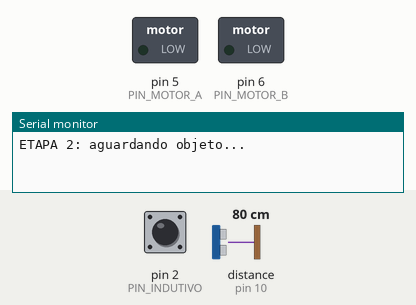
Bench run of a sketch on a simulated Arduino Uno, built with avr-gcc and run on an emulated ATmega328P. On the bench: switched loads named in the sketch (green lamp = pin HIGH), the last lines printed to the serial monitor. Wiring (inferred from the names in the program): ultrasonic range finder: trigger pin 9; echo pin 10. The test bench sets the inputs (shaded band); at power-on: distance to the obstacle (sensor on pin 10) 80 cm, pin 2 (PIN_INDUTIVO) HIGH. The echo pulse lasts 58.3 µs per cm; pins used as bus, display or sensor lines are not drawn.

Above: at 1.2 s.
1.3 s: distance to the obstacle (sensor on pin 10) set to 9 cm
2.8 s: distance to the obstacle (sensor on pin 10) set to 6 cm
At 4.2 s:
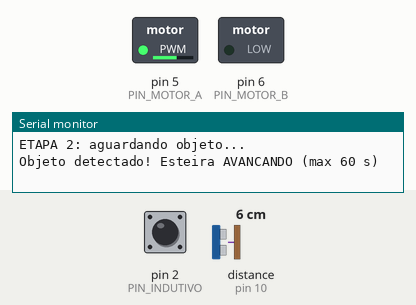
Timing chart, 0 to 5.8 s (numbered marks = the images above; inputs shaded):
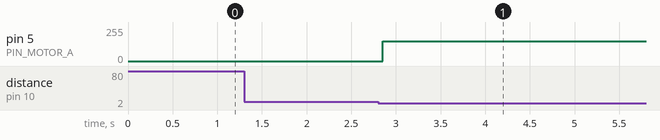

Measured:
- the behaviour switches between 8 and 7 cm on distance to the obstacle (sensor on pin 10) (found by bisection; images 0 and 1)
- after the input at 1.3 s, every drawn part: stays the same
- after the input at 2.8 s, pin 5 (PIN_MOTOR_A): 0/255 → 150/255 after 0.05 s

The sketch:

etapa2_indutivo.ino
```cpp
/*
 * ETAPA 2 - Ultrassônico + Indutivo + Ponte H (HW-095)
 *
 * 1. O HC-SR04 detecta um objeto -> esteira AVANÇA.
 * 2. Enquanto avança, o sensor indutivo vigia a passagem da peça:
 *      - Detectou METAL  -> para um instante e gira para TRÁS por 10 s
 *      - Não detectou    -> esteira continua avançando por 1 minuto e desliga
 * 3. Ao terminar, aguarda a retirada da peça para rearmar.
 *
 * Mesma pinagem do programa principal:
 *   HC-SR04  : TRIG = D9, ECHO = D10
 *   Indutivo : sinal = D2 (INPUT_PULLUP, NPN: LOW = metal detectado)
 *   HW-095   : IN1 = D5 (PWM), IN2 = D6 (PWM)
 *
 * Indutivo NPN: alimente com 12 V, una o GND com o do Arduino e
 * ligue o fio de sinal (preto) em D2. NUNCA ligue o sinal a 12 V.
 *
 * Monitor Serial: 9600 baud
 */

// ---------- Pinos ----------
const uint8_t PIN_TRIG     = 9;
const uint8_t PIN_ECHO     = 10;
const uint8_t PIN_INDUTIVO = 2;
const uint8_t PIN_MOTOR_A  = 5;   // IN1
const uint8_t PIN_MOTOR_B  = 6;   // IN2

// ---------- Parâmetros ----------
const uint8_t       VELOCIDADE        = 150;       // 0-255
const uint16_t      DIST_DETECCAO     = 6;         // cm
const unsigned long TEMPO_AVANCO_MS   = 60000UL;   // 1 minuto
const unsigned long TEMPO_RE_MS       = 10000UL;   // 10 segundos para trás
const uint16_t      PAUSA_INVERSAO_MS = 300;       // pausa antes de inverter o sentido

// ---------- Estados ----------
enum Estado { AGUARDANDO, AVANCANDO, EM_RE, AGUARDA_REMOCAO };
Estado estado = AGUARDANDO;
unsigned long inicioMs = 0;

// ===================== ESTEIRA =====================
void esteiraAvancar() {
  analogWrite(PIN_MOTOR_A, VELOCIDADE);
  analogWrite(PIN_MOTOR_B, 0);
}

void esteiraRe() {
  analogWrite(PIN_MOTOR_A, 0);
  analogWrite(PIN_MOTOR_B, VELOCIDADE);
}

void esteiraParar() {
  analogWrite(PIN_MOTOR_A, 0);
  analogWrite(PIN_MOTOR_B, 0);
}

// ===================== SENSORES =====================
long lerDistanciaCm() {
  digitalWrite(PIN_TRIG, LOW);
  delayMicroseconds(2);
  digitalWrite(PIN_TRIG, HIGH);
  delayMicroseconds(10);
  digitalWrite(PIN_TRIG, LOW);

  long duracao = pulseIn(PIN_ECHO, HIGH, 30000UL);
  if (duracao == 0) return 999;
  return duracao / 58;
}

// 3 leituras seguidas para evitar falso positivo
bool objetoDetectado() {
  for (uint8_t i = 0; i < 3; i++) {
    if (lerDistanciaCm() > DIST_DETECCAO) return false;
    delay(15);
  }
  return true;
}

// Indutivo NPN normalmente aberto: LOW quando detecta metal
bool metalBruto() {
  return digitalRead(PIN_INDUTIVO) == LOW;
}

// Confirma o metal com 3 leituras em 20 ms (filtra ruído sem perder a peça passando)
bool metalDetectado() {
  for (uint8_t i = 0; i < 3; i++) {
    if (!metalBruto()) return false;
    delay(10);
  }
  return true;
}

// ===================== SETUP =====================
void setup() {
  Serial.begin(9600);
  pinMode(PIN_TRIG, OUTPUT);
  pinMode(PIN_ECHO, INPUT);
  pinMode(PIN_INDUTIVO, INPUT_PULLUP);
  pinMode(PIN_MOTOR_A, OUTPUT);
  pinMode(PIN_MOTOR_B, OUTPUT);
  esteiraParar();

  Serial.println(F("ETAPA 2: aguardando objeto..."));
}

// ===================== LOOP =====================
void loop() {
  switch (estado) {

    case AGUARDANDO:
      if (objetoDetectado()) {
        Serial.println(F("Objeto detectado! Esteira AVANCANDO (max 60 s)"));
        esteiraAvancar();
        inicioMs = millis();
        estado = AVANCANDO;
      }
      break;

    case AVANCANDO: {
      // Peça de metal passou pelo indutivo?
      if (metalDetectado()) {
        Serial.println(F("METAL detectado! Parando e invertendo por 10 s"));
        esteiraParar();
        delay(PAUSA_INVERSAO_MS);
        esteiraRe();
        inicioMs = millis();
        estado = EM_RE;
        break;
      }

      unsigned long decorrido = millis() - inicioMs;
      if (decorrido >= TEMPO_AVANCO_MS) {
        esteiraParar();
        Serial.println(F("Sem metal. Tempo concluido, esteira DESLIGADA."));
        Serial.println(F("Retire a peca para rearmar."));
        estado = AGUARDA_REMOCAO;
      } else {
        static unsigned long ultimoAviso = 0;
        if (millis() - ultimoAviso >= 10000UL) {
          ultimoAviso = millis();
          Serial.print(F("Avancando... restam "));
          Serial.print((TEMPO_AVANCO_MS - decorrido) / 1000);
          Serial.println(F(" s"));
        }
      }
      break;
    }

    case EM_RE:
      if (millis() - inicioMs >= TEMPO_RE_MS) {
        esteiraParar();
        Serial.println(F("Re concluida, esteira DESLIGADA."));
        Serial.println(F("Retire a peca de metal para rearmar."));
        estado = AGUARDA_REMOCAO;
      }
      break;

    case AGUARDA_REMOCAO:
      // Rearma somente quando nada estiver na frente do ultrassônico nem do indutivo
      if (lerDistanciaCm() > DIST_DETECCAO && !metalBruto()) {
        delay(500);
        Serial.println(F("Rearmado. Aguardando objeto..."));
        estado = AGUARDANDO;
      }
      break;
  }

  delay(5);
}
```
